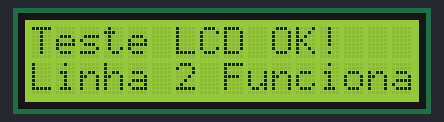
Recording of a sketch running on a simulated Arduino Uno, built with avr-gcc and run on an emulated ATmega328P. Shown: 16×2 character LCD.

Above: at 0.1 s.
At 1.1 s:
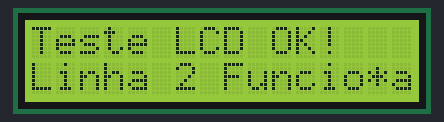
At 2.1 s:
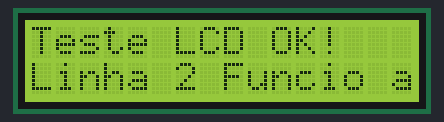

The sketch:

test_lcd.ino
```cpp
#include <Wire.h>
#include <LiquidCrystal_I2C.h>

LiquidCrystal_I2C lcd(0x27, 16, 2);

void setup() {
  Serial.begin(9600);
  lcd.init();
  lcd.backlight();
  lcd.clear();
  lcd.setCursor(0, 0);
  lcd.print("Teste LCD OK!");
  lcd.setCursor(0, 1);
  lcd.print("Linha 2 Funciona");
}

void loop() {
  // Teste cíclico do display
  static unsigned long lastChange = millis();
  static bool state = false;

  if(millis() - lastChange > 1000) {
    state = !state;
    lcd.setCursor(14, 1);
    lcd.print(state ? "*" : " ");
    lastChange = millis();
  }
}
```

Measured:
- what the display in image 1 shows lasts 1.0 s, from 1.1 s to 2.1 s
